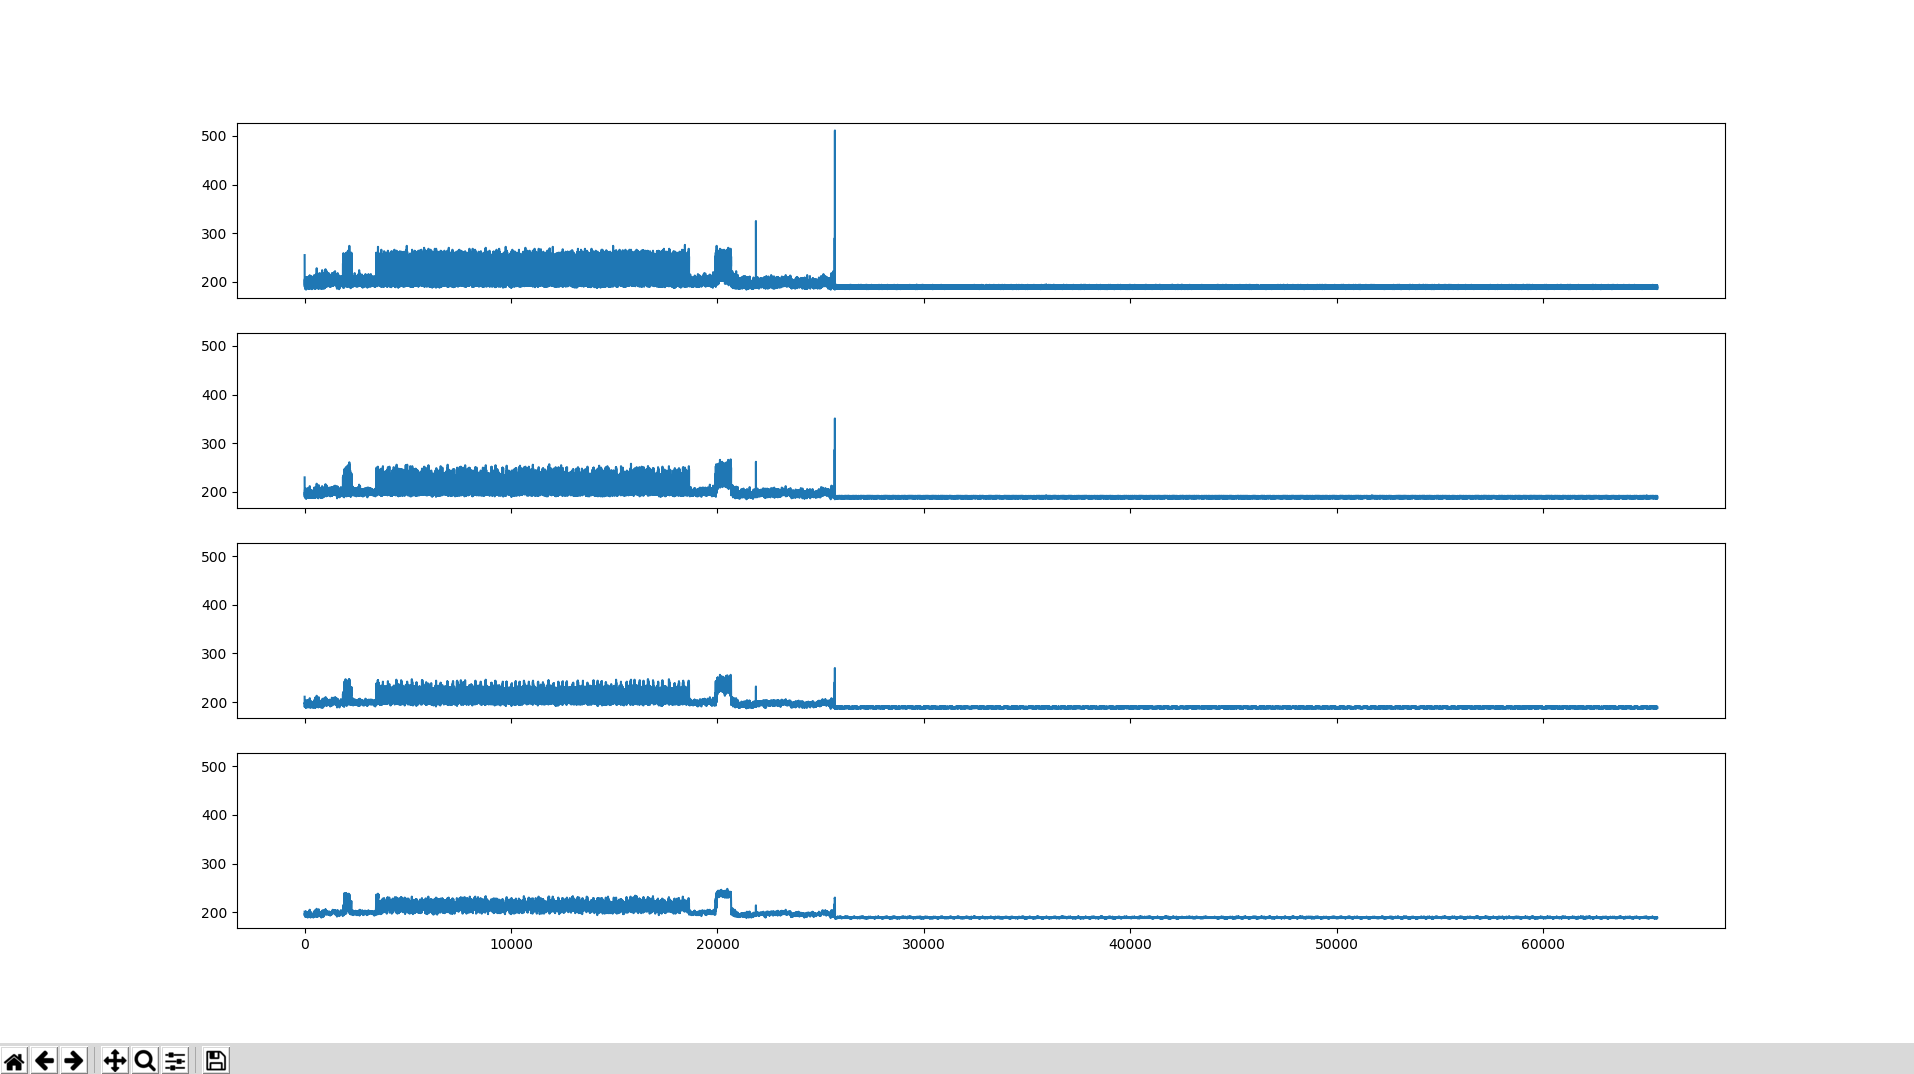

Recreate this plot in Python.
import sys
import array
import numpy as np
import matplotlib.pyplot as plt

CEIL = 511

def normalize(x):
    if x > CEIL: x = CEIL
    if x < 0: x = CEIL
    return x

def running_mean(x, N):
    cumsum = np.cumsum(np.insert(x, 0, 0)) 
    return (cumsum[N:] - cumsum[:-N]) / N

try:
    fp = open(sys.argv[1])
except:
    print "Usage: python %s <timings.bin>" % (sys.argv[0])
    sys.exit(1)

out = fp.read()
fp.close()

timings = array.array('I')
timings.fromstring(out)

lats = []

for i in range(0,len(timings),2):
    lats.append(timings[i+1]-timings[i])

lats = map(normalize, lats)
ma2 = running_mean(lats, 2)
ma4 = running_mean(lats, 4)
ma8 = running_mean(lats, 8)

params = {'fillstyle':'full','markeredgewidth':0.0,'ms':4.0}
f, axarr = plt.subplots(4, sharex=True, sharey=True)
# plot the trace
axarr[0].plot(lats,**params)
# plot the moving average trade
axarr[1].plot(ma2,**params)
axarr[2].plot(ma4,**params)
axarr[3].plot(ma8,**params)

plt.get_current_fig_manager().full_screen_toggle()
plt.show()
